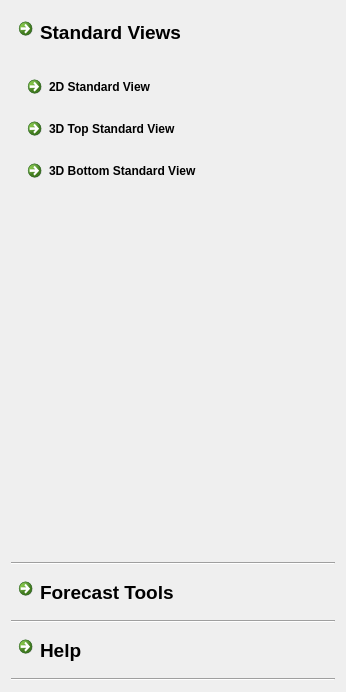
<?xml version="1.0" encoding="UTF-8"?>
<ui version="4.0">
 <class>swftMainControlsWidget</class>
 <widget class="QWidget" name="swftMainControlsWidget">
  <property name="geometry">
   <rect>
    <x>0</x>
    <y>0</y>
    <width>346</width>
    <height>692</height>
   </rect>
  </property>
  <property name="windowTitle">
   <string>Form</string>
  </property>
  <layout class="QGridLayout" name="gridLayout">
   <item row="5" column="0">
    <widget class="Line" name="line_2">
     <property name="orientation">
      <enum>Qt::Horizontal</enum>
     </property>
    </widget>
   </item>
   <item row="6" column="0">
    <widget class="QCommandLinkButton" name="commandLinkButton_3">
     <property name="font">
      <font>
       <family>Helvetica Neue</family>
       <pointsize>14</pointsize>
      </font>
     </property>
     <property name="autoFillBackground">
      <bool>true</bool>
     </property>
     <property name="text">
      <string>Help</string>
     </property>
     <property name="icon">
      <iconset>
       <selectedon>:/SwFT/SplashImage.img</selectedon>
      </iconset>
     </property>
     <property name="iconSize">
      <size>
       <width>48</width>
       <height>48</height>
      </size>
     </property>
    </widget>
   </item>
   <item row="3" column="0">
    <widget class="Line" name="line">
     <property name="orientation">
      <enum>Qt::Horizontal</enum>
     </property>
    </widget>
   </item>
   <item row="0" column="0">
    <widget class="QCommandLinkButton" name="_2DcommandLinkButton">
     <property name="font">
      <font>
       <family>Helvetica Neue</family>
       <pointsize>14</pointsize>
      </font>
     </property>
     <property name="autoFillBackground">
      <bool>true</bool>
     </property>
     <property name="text">
      <string>Standard Views</string>
     </property>
     <property name="icon">
      <iconset>
       <selectedon>:/SwFT/SplashImage.img</selectedon>
      </iconset>
     </property>
     <property name="iconSize">
      <size>
       <width>48</width>
       <height>48</height>
      </size>
     </property>
    </widget>
   </item>
   <item row="7" column="0">
    <widget class="Line" name="line_3">
     <property name="orientation">
      <enum>Qt::Horizontal</enum>
     </property>
    </widget>
   </item>
   <item row="1" column="0">
    <widget class="QWidget" name="widget" native="true">
     <property name="minimumSize">
      <size>
       <width>0</width>
       <height>125</height>
      </size>
     </property>
     <layout class="QGridLayout" name="gridLayout_2">
      <item row="0" column="0">
       <widget class="QCommandLinkButton" name="commandLinkButton">
        <property name="text">
         <string>2D Standard View</string>
        </property>
       </widget>
      </item>
      <item row="2" column="0">
       <widget class="QCommandLinkButton" name="commandLinkButton_5">
        <property name="text">
         <string>3D Bottom Standard View</string>
        </property>
       </widget>
      </item>
      <item row="1" column="0">
       <widget class="QCommandLinkButton" name="commandLinkButton_4">
        <property name="text">
         <string>3D Top Standard View</string>
        </property>
       </widget>
      </item>
      <item row="3" column="0">
       <spacer name="verticalSpacer">
        <property name="orientation">
         <enum>Qt::Vertical</enum>
        </property>
        <property name="sizeType">
         <enum>QSizePolicy::Fixed</enum>
        </property>
        <property name="sizeHint" stdset="0">
         <size>
          <width>20</width>
          <height>40</height>
         </size>
        </property>
       </spacer>
      </item>
     </layout>
    </widget>
   </item>
   <item row="4" column="0">
    <widget class="QCommandLinkButton" name="commandLinkButton_2">
     <property name="font">
      <font>
       <family>Helvetica Neue</family>
       <pointsize>14</pointsize>
      </font>
     </property>
     <property name="autoFillBackground">
      <bool>true</bool>
     </property>
     <property name="text">
      <string>Forecast Tools</string>
     </property>
     <property name="icon">
      <iconset>
       <selectedon>:/SwFT/SplashImage.img</selectedon>
      </iconset>
     </property>
     <property name="iconSize">
      <size>
       <width>48</width>
       <height>48</height>
      </size>
     </property>
    </widget>
   </item>
   <item row="2" column="0">
    <spacer name="verticalSpacer_2">
     <property name="orientation">
      <enum>Qt::Vertical</enum>
     </property>
     <property name="sizeHint" stdset="0">
      <size>
       <width>20</width>
       <height>40</height>
      </size>
     </property>
    </spacer>
   </item>
  </layout>
 </widget>
 <resources/>
 <connections/>
</ui>
